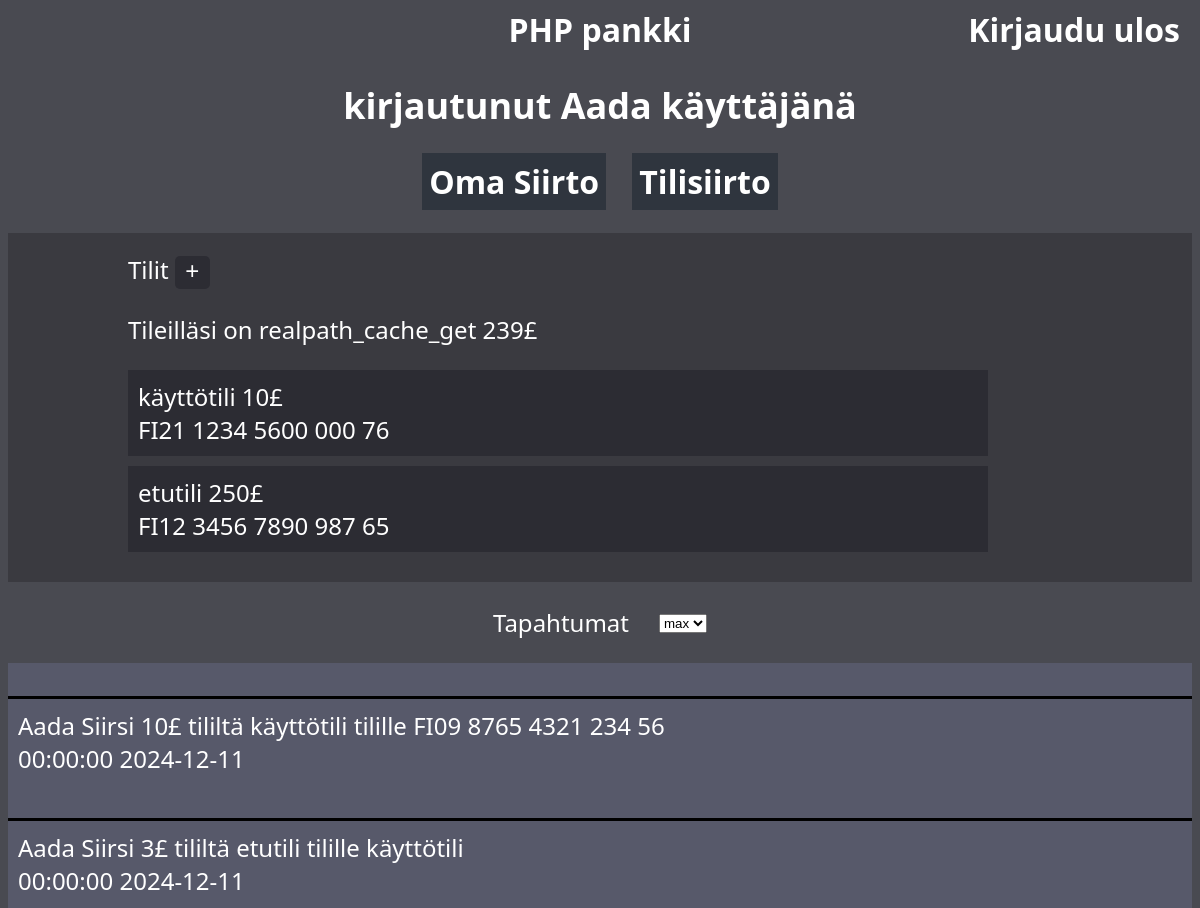
Before: /index.php (signed in, upper part) with the older database file.
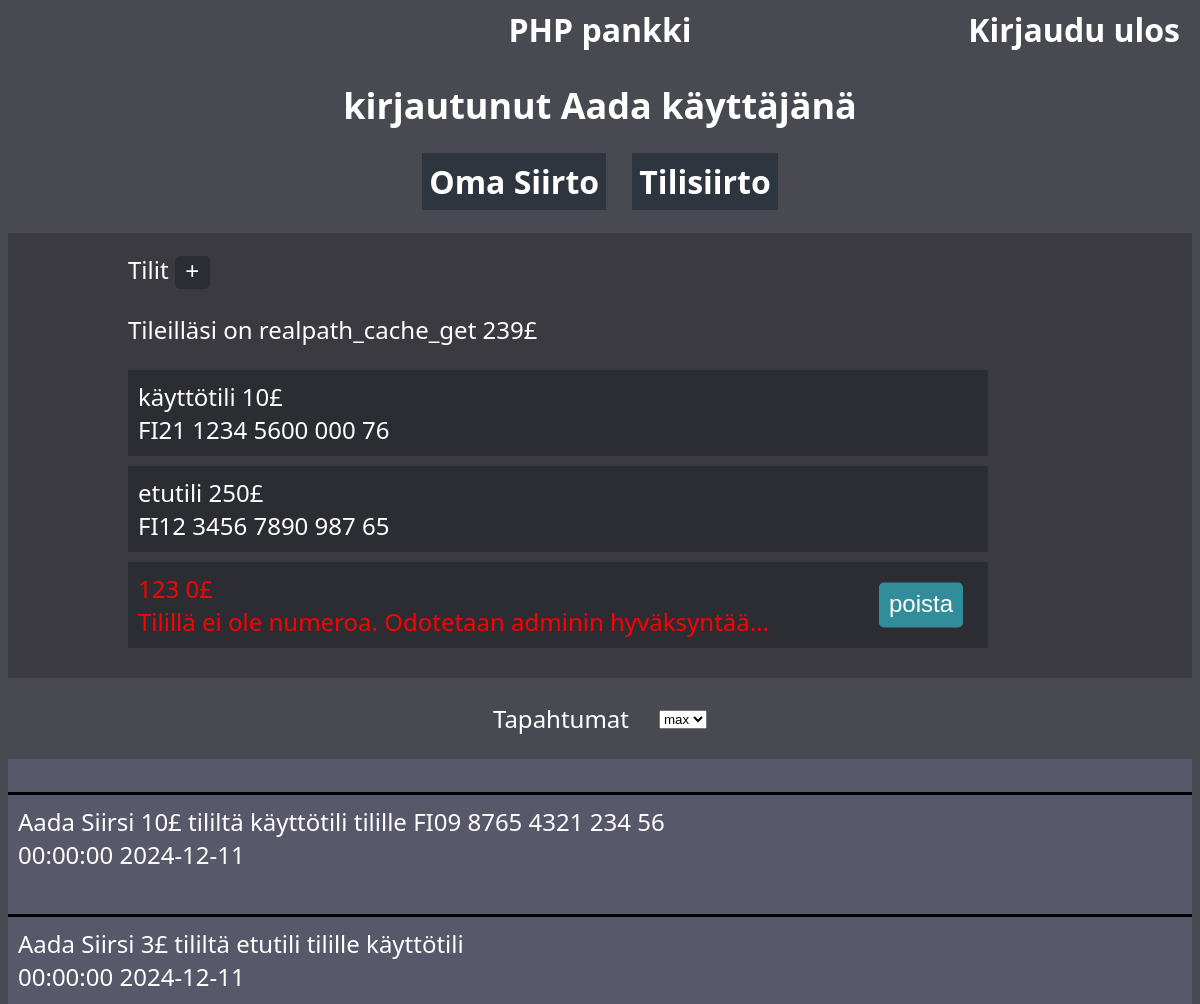
After: the same page with the newer database file.
### tables this page shows
CREATE TABLE `tilit` (
  `tili_id` int(11) NOT NULL,
  `tilinimi` varchar(255) NOT NULL,
  `IBAN` varchar(30) NOT NULL,
  `kayttaja_id` int(11) NOT NULL,
  `amount` float NOT NULL
);

CREATE TABLE `tapahtumat` (
  `id` int(11) NOT NULL,
  `amount` int(11) NOT NULL,
  `sender_account_id` int(20) NOT NULL,
  `reciver_account_id` int(20) NOT NULL,
  `information` varchar(255) DEFAULT NULL,
  `date` datetime DEFAULT NULL
);

### index.php (the view, shortened to what this page needs)
<?php
include 'dbyhteys.php';
?>
<!DOCTYPE html>
<html lang="en">
<head>
    <link rel="stylesheet" href="style.css">
</head>
<body>
<?php
    $userData = $conn->prepare(
        "SELECT id, nimi, varat, tili_id, tilinimi, amount, IBAN
        FROM kayttajat
        LEFT JOIN tilit
        ON kayttaja_id = id
        WHERE id = :id");
        $userData->execute(["id" => $_SESSION["user_id"]]);
        $userData = $userData->fetchAll();
        echo '<a href="index.php">PHP pankki</a>'.
        '<a id="logout" href="logout.php">Kirjaudu ulos</a>';
    ?>
    <div id="container" class="<?php echo $userData==null ? 'hidden' : ''; ?>">
        <h2>kirjautunut <?php echo $_SESSION["nimi"] ?> käyttäjänä</h2>
        <div id="toiminnot">
            <a class="toiminto" href="omasiirto_sivu.php">Oma Siirto</a>
            <a class="toiminto" href="tilisiirto_sivu.php">Tilisiirto</a>
        </div>
        <div id="TilitBox">
            <div id="tilitOtsikkoWlisäys">Tilit
                <button
                    class="nappi1"
                    id="lisääTiliNappiPlus"
                    onClick="
                    $('#tilitForm, #lisääTiliNappiMiinus').css('display', 'inline-block');
                    $(this).css('display', 'none')"
                    > +
                </button>
            </div>
            <p>Tileilläsi on realpath_cache_get <?php echo $_SESSION["varat"] ?>£</p>
            <div id="Tilit">
                <?php foreach ($userData as $data)
                if ($data["tilinimi"])
                    echo "<div class='tili' onClick='window.location.href=`näytä_tili.php?tili_id=".$data["tili_id"]."`'>" .
                    $data["tilinimi"]. " " .
                    $data["amount"]."£<br>".
                    (!empty($data["IBAN"]) ? $data["IBAN"] : "Tilillä ei ole numeroa. Odotetaan adminin hyväksyntää...
                        <script>
                            document.querySelector('.tili:last-child').style.color = 'red';
                        </script>").
                    ($data["amount"] != 0 ? "" :
                        "<button id='uusiTiliPoista' onClick='event.stopPropagation(); window.location.href=`posita_tili.php?tili_id=".$data["tili_id"]."`'>
                            poista
                        </button>").
                    "</div>";
                ?>
            </div>
        </div>
        <div id="TopTapahtumat">
            <p id="Tapahtumat_teksti">Tapahtumat</p>
            <form action="fetch.php" method="POST" style="padding-top: 20px;">
                <select name="limit" id="Tapahtumat_valinta" onChange="this.form.submit()">
                    <option value="" selected>max</option>
                </select>
            </form>
        </div>
        <div id="Tapahtumat">
            <?php
                $tapahtumat = $conn->prepare(
                    "SELECT information, date
                    FROM tapahtumat
                    WHERE (reciver_account_id = :account_id OR sender_account_id = :account_id)
                    LIMIT :limit");
                    $tapahtumat->bindParam("limit", $_SESSION["limit"], PDO::PARAM_INT);
                    $tapahtumat->bindParam("account_id", $userData[0]["tili_id"], PDO::PARAM_INT);
                    $tapahtumat->execute();
                    $tapahtumat = $tapahtumat->fetchAll();
                if ($tapahtumat) {
                    foreach ($tapahtumat as $tapahtuma) {
                        if (!$tapahtuma["date"]) {
                            $tapahtuma["date"] = "ajankohta tuntematon";
                        }
                        echo "<div class='tapahtuma'>" .$tapahtuma["information"]. "<br>" . explode(" ", $tapahtuma["date"])[1]. " ". explode(" ", $tapahtuma["date"])[0]. "</div><br>";
                    }
                } else {
                    echo "<script>document.getElementById('Tapahtumat_teksti').style.display = 'none';</script>";
                }
            ?>
        </div>
    </div>
</body>
</html>

### style.css (style rules this page uses)
body { text-align: center; background-color: #494a51; color: #fff; font-size: x-large; font-family: 'Segoe UI', Tahoma, Geneva, Verdana, sans-serif; }
a { color: #fff; text-decoration: none; font-size: xx-large; font-weight: bold; }
#logout { position: absolute; right: 20px; }
#TilitBox { text-align: left; padding-left: 10vw; background-color: #3a3a40; padding-block: 20px; }
.nappi1 { color: red; background-color: #2C2C33; color: #FFF; border: none; padding: 1px 9px 4px; width: 35px; border-radius: 5px; font-size: x-large; cursor: pointer; }
.tili { margin-block: 10px; background-color: #2c2c33; padding: 10px; width: 70vw; position: relative; }
#uusiTiliPoista { position: absolute; right: 25px; top: 50%; transform: translateY(-50%); background-color: #328D9B; color: #FFFF; border: none; padding: 7px 10px 10px; font-size: x-large; cursor: pointer; border-radius: 5px; }
#toiminnot { margin-bottom: 30px; }
.toiminto { color: #FFF; background-color: #2f353e; text-decoration: none; padding: 7px; margin: 10px; }
#TopTapahtumat { display: inline-flex; gap: 30px; }
#Tapahtumat { display: flex; flex-direction: column-reverse; background-color: #57596a; text-align: left; }
.tapahtuma { border-top: solid 3px black; padding: 10px; }

Changed rows visible on the page:
added tilit: tilinimi "123", amount "0", shows "Tilillä ei ole numeroa. Odotetaan adminin hyväksyntää..."
